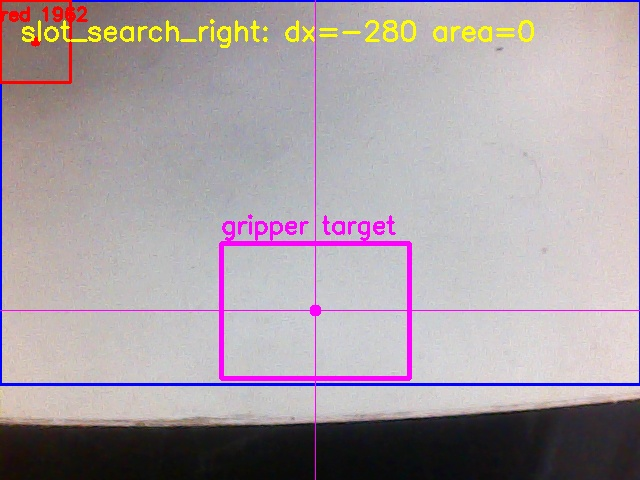
#> input picture home_to_pick1_object1_green_camera_dryrun.jpg, 640 x 480 px, given in place of the camera
$ python run_cam.py
#> lines starting #> are read from the running program, lines starting #| are printed output that depends on the picture; after the words box and inside, x2 and y2 are one past the last pixel; in counts of white or black regions, pixels touching at a corner belong together
import cv2
import numpy as np
import time

def run_depthCam(id=2, height=480, width=640, height_ratio=0.1, process_every=5, color_ranges=None):
#> called with id = 2, height = 480, width = 640, height_ratio = 0.12, process_every = 5
    cap = cv2.VideoCapture(id)
    if not cap.isOpened():
        print(f'Can not open Camera {id}')
        return

    frame_count = 0
    start_time = time.time()

    while time.time() - start_time < 10:  # Run for 10 seconds
        ret, frame = cap.read()
#> frame is the input picture: shape (480, 640, 3); mean B, G, R 164.1, 158.3, 169.1
        if not ret:
            print(f'Can not receive frame from camera {id}')
            break

        box_top = height - int(height_ratio * height)
        box_bottom = height
        box_left = 0
        box_right = width

        # Draw predefined rectangle and vertical line
        mid_x = width // 2
        cv2.line(frame, (mid_x, box_top), (mid_x, box_bottom), (0, 255, 0), 2)
        cv2.rectangle(frame, (box_left, box_top), (box_right, box_bottom), (255, 0, 0), 2)
        cv2.putText(frame, f'Width: {width}, Height: {height}', (10, 30), cv2.FONT_HERSHEY_SIMPLEX, 1, (0, 255, 0), 2)
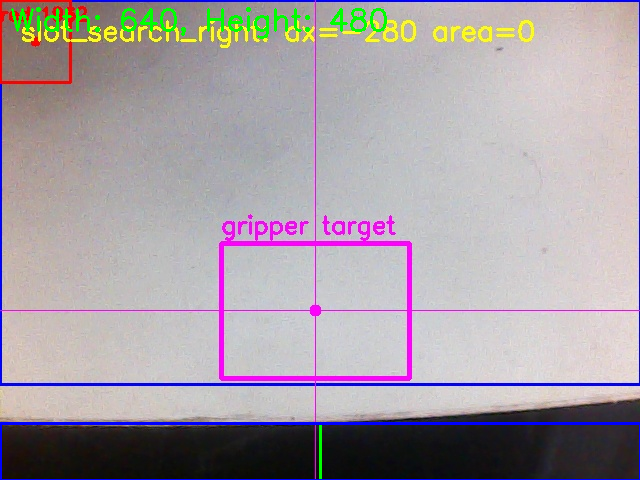
#> frame: shape (480, 640, 3); mean B, G, R 164.9, 158.8, 166.9

        # Detection every N frames or display previous for N frames
        if frame_count % process_every == 0:
            frame_count = 1
            roi = frame[box_top:box_bottom, box_left:box_right]
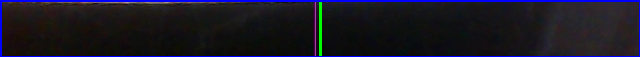
#> roi: shape (57, 640, 3); mean B, G, R 36.2, 21.9, 23.3
            hsv = cv2.cvtColor(roi, cv2.COLOR_BGR2HSV)
#> hsv: shape (57, 640, 3); mean H, S, V 86.5, 72.6, 40.7
            bounding_boxes = []

            for color, (lower, upper) in color_ranges.items():
                mask = cv2.inRange(hsv, np.array(lower), np.array(upper))
                contours, _ = cv2.findContours(mask, cv2.RETR_EXTERNAL, cv2.CHAIN_APPROX_SIMPLE)
#> this loop made 4 passes
#> contours on passes 1, 3: 14 contours, all with area under 20, [[[0, 0], [0, 56], [639, 56], [639, 0]]]
#> pass 1, in run_depthCam, `mask = cv2.inRange(hsv, np.array(lower), np.array(upper))`:
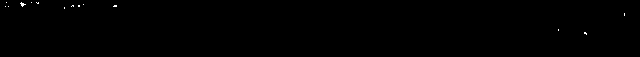
#> mask: shape (57, 640); 0.14% white in thin lines or dots, all inside (x1, y1, x2, y2) = (5, 2, 625, 35)
#> pass 2, in run_depthCam, `mask = cv2.inRange(hsv, np.array(lower), np.array(upper))`:
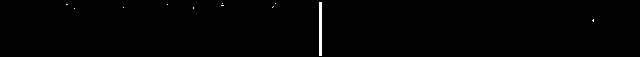
#> mask: shape (57, 640); 0.49% white; 11 white regions (10 under 20 px), largest, box (x1, y1, x2, y2) and area: (319, 2, 322, 56) 162
#> pass 3, in run_depthCam, `mask = cv2.inRange(hsv, np.array(lower), np.array(upper))`:
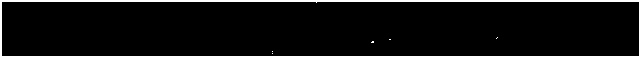
#> mask: shape (57, 640); 5.7% white; 6 white regions (5 under 20 px), largest, box (x1, y1, x2, y2) and area: (0, 0, 640, 57) 2083
#> after the loop: mask: shape (57, 640); every value is 0

        for cnt in contours:
            x, y, w, h = cv2.boundingRect(cnt)
            y += box_top
            if w > 10 and h > 10:  # Filter small noise
                bounding_boxes.append((color, (x, y, w, h)))
                cv2.rectangle(frame, (x, y), (x + w, y + h), (0, 0, 255), 2)
                cv2.putText(frame, color, (x, y - 10), cv2.FONT_HERSHEY_SIMPLEX, 0.5, (0, 0, 255), 1)
#> this loop made 0 passes
#> after the loop, bounding_boxes = []

        cv2.imshow('Depth Camera', frame)
        frame_count += 1

        if cv2.waitKey(1) & 0xFF == ord('q'):
#> (key q is pressed here)
            break

    cap.release()
    cv2.destroyAllWindows()

if __name__ == '__main__':
    # RUN "export DISPLAY=:0" if running on a remote machine

    # Define HSV ranges for colors
    color_ranges = {
        'red':   [(170, 70, 50), (180, 255, 255)],
        'green': [(35, 40, 40),  (85, 255, 255)],
        'blue':  [(100, 150, 0), (140, 255, 255)],
        'yellow':[(20, 100, 100), (35, 255, 255)],
    }

    run_depthCam(id=2, height_ratio=0.12, color_ranges=color_ranges)
